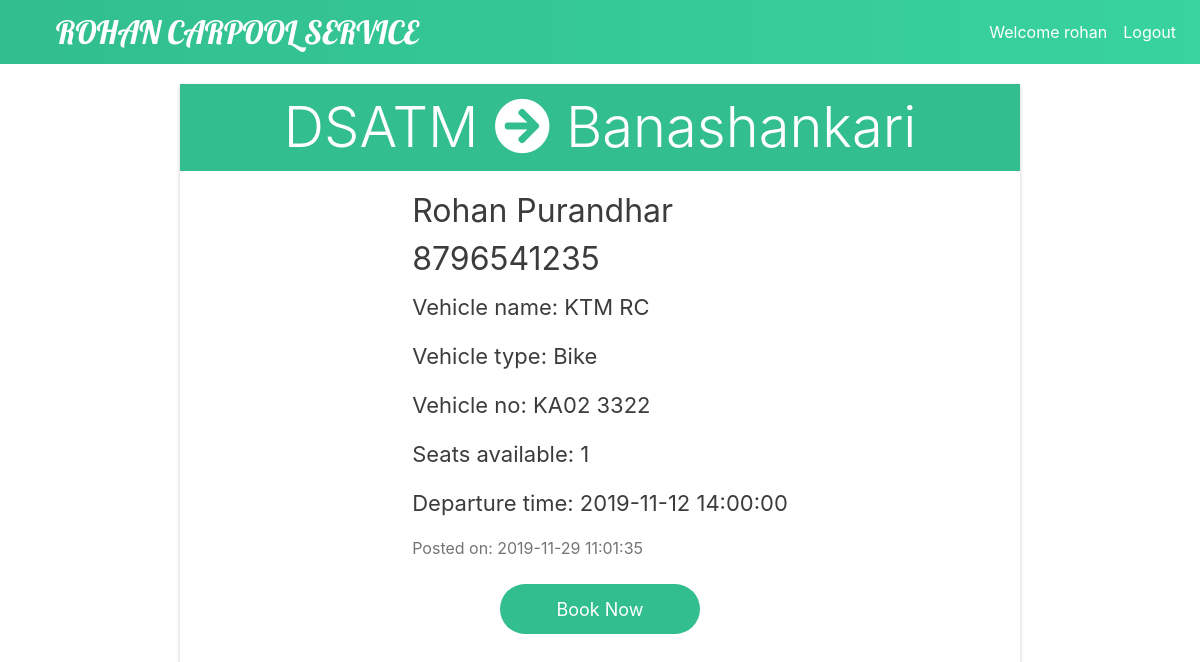
Screenshot of /ad-details.php?ad_id=67 (signed in) with the database file from the repository.
### tables this page shows
CREATE TABLE `route_details` (
  `ad_id` int(10) NOT NULL,
  `origin` varchar(255) NOT NULL,
  `destination` varchar(255) NOT NULL,
  `departure_time` datetime NOT NULL
);

CREATE TABLE `user` (
  `id` int(10) NOT NULL,
  `username` varchar(255) NOT NULL,
  `name` varchar(255) NOT NULL,
  `password` varchar(255) NOT NULL
);

CREATE TABLE `ad_details` (
  `ad_id` int(10) NOT NULL,
  `id` int(11) NOT NULL,
  `post_time` timestamp NOT NULL DEFAULT current_timestamp(),
  `phno` varchar(10) NOT NULL,
  `open_for_booking` char(1) NOT NULL DEFAULT 'y'
);

CREATE TABLE `vehicle_details` (
  `ad_id` int(10) NOT NULL,
  `vehicle_type` varchar(255) NOT NULL,
  `vehicle_name` varchar(255) NOT NULL,
  `vehicle_no` varchar(255) NOT NULL,
  `seats` int(1) NOT NULL
);

### details-server.php (called while the page is built, shortened)
<?php
$db = mysqli_connect('localhost','root','','carpool');
$ad_id  = $_GET['ad_id'];
$ad_query = "Select post_time, phno, open_for_booking from ad_details where ad_id='$ad_id'";
$ad_result = mysqli_query($db, $ad_query);
$ad_array = mysqli_fetch_assoc($ad_result);
$route_query = "Select origin, destination, departure_time from route_details where ad_id='$ad_id'";
$route_result = mysqli_query($db, $route_query);
$route_array = mysqli_fetch_assoc($route_result);
$name_query = "Select a.name from user a, ad_details b where b.id=a.id and b.ad_id='$ad_id'";
$name_result = mysqli_query($db, $name_query);
$name_array = mysqli_fetch_assoc($name_result);
$vehicle_query = "Select vehicle_type, vehicle_name, vehicle_no, seats from vehicle_details where ad_id='$ad_id'";
$vehicle_result = mysqli_query($db, $vehicle_query);
$vehicle_array = mysqli_fetch_assoc($vehicle_result);
?>

### ad-details.php (the view, shortened to what this page needs)
<?php
include('details-server.php');
?>
<!DOCTYPE html>
<html lang="en">
<head>
    <link type="text/css" rel="stylesheet"
        href="https://stackpath.bootstrapcdn.com/bootstrap/4.3.1/css/bootstrap.min.css">
    <link type="text/css" rel="stylesheet" href="css/itemDetails.css">
    <link rel="stylesheet" href="https://cdnjs.cloudflare.com/ajax/libs/font-awesome/5.11.2/css/all.min.css"
 />
</head>
<body>
    <nav class="navbar navbar-expand-md">
        <a class="banner" href="index.php">ROHAN CARPOOL SERVICE</a>
        <div class="collapse navbar-collapse">
            <ul class="navbar-nav ml-auto">
                <li class="nav-item">
                    <a class="nav-link" href="user-history.php">Welcome <?php echo $_SESSION['username']; ?></a>
                </li>
                <li class="nav-item">
                    <a class="nav-link" href="logout.php">
                        Logout
                    </a>
                </li>
            </ul>
        </div>
    </nav>
    <div class="main-container">
        <div class="ad-container">
            <div class="route display-4">
                <span><?php echo $route_array['origin'] ?></span>
                <i class="fas fa-arrow-circle-right"></i>
                <span><?php echo $route_array['destination'] ?><span>
            </div>
            <div class="ad-details">
                <span class="row name">
                    <?php echo $name_array['name'] ?>
                </span>
                <span class="name row">
                    <?php echo $ad_array['phno'] ?>
                </span>
                <span class="vehicle-details row">
                    Vehicle name: <?php echo $vehicle_array['vehicle_name'] ?>
                </span>
                <span class="vehicle-details row">
                    Vehicle type: <?php echo $vehicle_array['vehicle_type'] ?>
                </span>
                <span class="vehicle-details row">
                    Vehicle no: <?php echo $vehicle_array['vehicle_no'] ?>
                </span>
                <span class="vehicle-details row">
                    Seats available: <?php echo $vehicle_array['seats'] ?>
                </span>
                <span class="vehicle-details row">
                    Departure time: <?php echo $route_array['departure_time'] ?>
                </span>
                <span class="time-details row">
                    Posted on: <?php echo $ad_array['post_time'] ?>
                </span>
                <form method="POST" action="book-server.php">
                    <button type="submit" class="book-btn">Book Now</button>
                </form>
            </div>
        </div>
    </div>
</body>
</html>

### css/itemDetails.css (style rules this page uses)
* { text-decoration: none; }
.banner { font-family: "Lobster"; font-size: 32px; color: #fff; margin: 0 40px; text-decoration: none; }
.navbar { background-image: linear-gradient(to right, #32be8f, #38d39f, #32be8f); background-size: 200%; }
.nav-link { color: #fff; }
.main-container { display: flex; justify-content: center; }
.ad-container { margin-top: 20px; text-align: center; width: 840px; box-shadow: 0 2px 4px 0 rgba(0, 0, 0, 0.2); }
.route { background: #32be8f; color: white; padding: 10px 12px; text-align: center; }
.row { display: flex; }
.ad-details { display:inline-block; margin: 16px 32px; }
.name { font-size: 32px; color: #3C3C3C; }
.vehicle-details { font-size: 22px; color: #3C3C3C; padding: 8px 0px; }
.time-details { font-size: 16px; color: #747474; padding: 8px 0px; }
.book-btn { font-size: 18px; text-align: center; outline: none; border: none; border-radius: 50px; width: 200px; height: 50px; background: #32be8f; color: white; margin: 16px 10px; padding: 10px 12px; transition: .3s; }

### rows the page displays
route_details: origin "DSATM", destination "Banashankari", departure_time "2019-11-12 14:00:00"
user: name "Rohan Purandhar"
ad_details: phno "8796541235", post_time "2019-11-29 11:01:35"
vehicle_details: vehicle_name "KTM RC", vehicle_type "Bike", vehicle_no "KA02 3322", seats "1"

### other values shown
$_SESSION['username'] "rohan"
